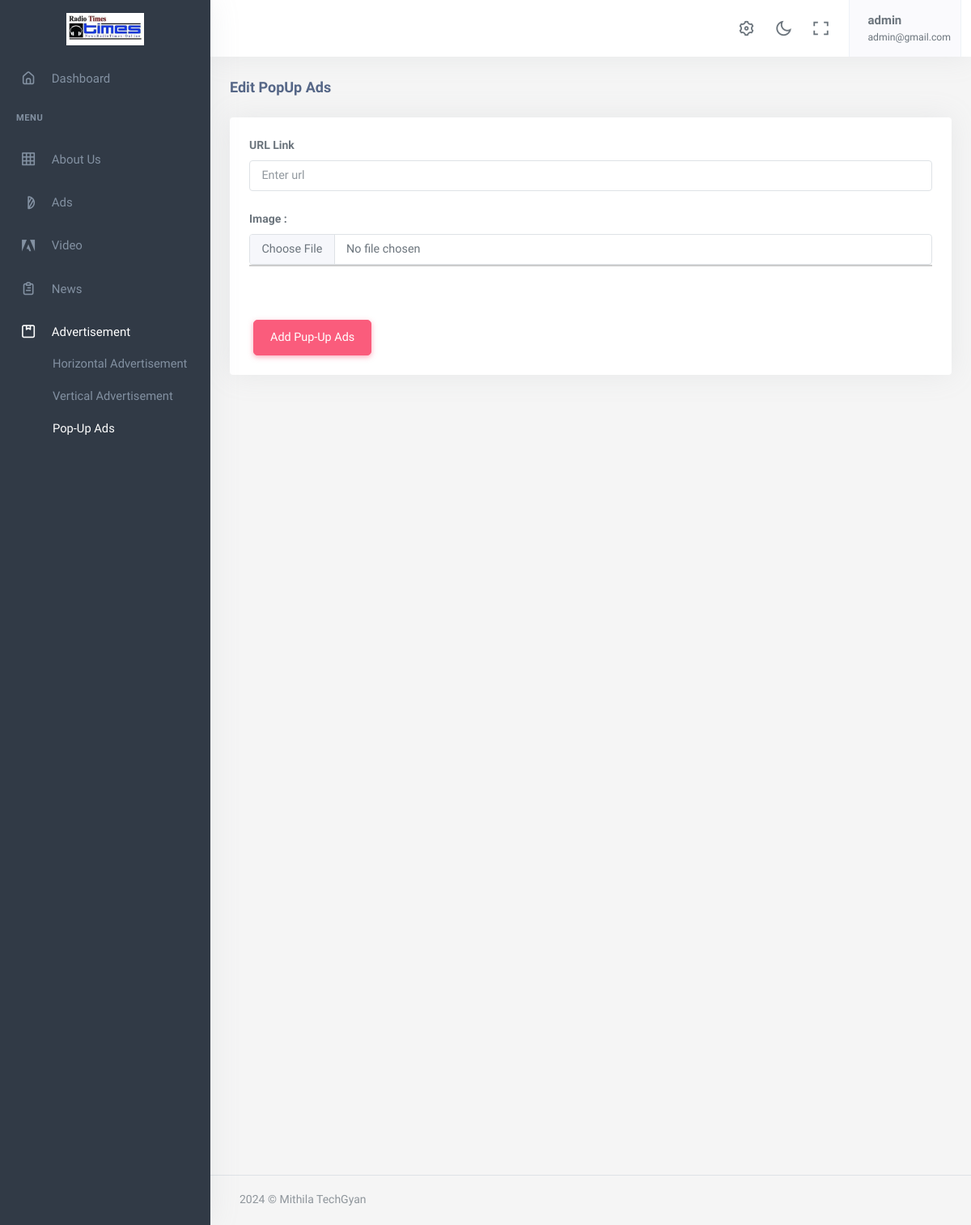
Screenshot of /dashboard/pop-up-ads (signed in) with the database file from the repository.
### account/models.py (models this page shows, shortened)
class User(AbstractBaseUser, PermissionsMixin):
  email = models.EmailField(
      verbose_name='Email',
      max_length=255,
      unique=True,
  )
  fullname = models.CharField(max_length=200)
  is_editor = models.BooleanField(default=False)
  is_active = models.BooleanField(default=True)
  is_staff= models.BooleanField(default=True)
  phone_No = models.CharField(max_length=150, null=True, blank=True)
  image = models.ImageField(upload_to="image/", null=True, blank=True)
  address = models.CharField(max_length=150, null=True, blank=True)
  created_at = models.DateField(auto_now_add=True, null=True, blank=True)
  updated_at = models.DateField(auto_now=True, null=True, blank=True)
  objects = UserManager()
  USERNAME_FIELD = 'email'
  REQUIRED_FIELDS = ['fullname','phone_No']

### app/models.py (models this page shows)
class AboutUS(models.Model):
    logo= models.ImageField(upload_to='logoimage/')
    title = models.CharField(max_length=1000)
    address = models.CharField(max_length=1000)
    email = models.EmailField()
    website = models.URLField()
    DepartmentRegistrationNo = models.CharField(max_length=150)
    contactNo= models.CharField(max_length=15)
    editor = models.CharField(max_length=200)
    facebookUrl =models.URLField(null=True, blank=True)
    twitterUrl =models.URLField(null=True, blank=True)
    youtubeUrl =models.URLField(null=True, blank=True)
    tiktokUrl = models.URLField(null=True, blank=True)
    locationUrl=models.URLField(null=True, blank=True,max_length=1000)
    class Meta:
        ordering =['-id',]

### app2/decorators.py (the view)
    def wrapper_fun(request, *args, **kwargs):
        if request.user.is_authenticated:
            return view_fun(request, *args, **kwargs)
        else:
            messages.warning(request,"Login required...")
            return redirect('dashboard:login')

### app2/forms.py
class PopUpAdsForm(forms.ModelForm):
    class Meta:
        model = PopUpAds
        fields ='__all__'

### app/context_processors.py (called while the page is built)
def mainCategories(request):
    allCategories = MainCategorie.objects.all().order_by('ordering')
    subcategories = SubCategorie.objects.all().order_by('ordering')
    return({
        'allCategories':allCategories,
        'subcategories':subcategories,
        'sidemenu': allCategories,
        'othermenu[10:]':allCategories,
    })

def aboutUs(request):
    about = AboutUS.objects.first()
    return({
        'about':about,
    })

def horizontal_ad(request):
    ad = HorizontalAds.objects.filter(positionNumber='first',page='home_page', show=True).first()
    return({
        'horizontal_ad':ad,
    })

def verticle_ad(request):
    ad = VerticleAds.objects.all()
    return({
        'verticle_ad':ad,
    })

def video(request):
    vd = Video.objects.all()
    return({
        'video':vd,
    })

### app2/templates/app2/popupads.html (shortened to what this page needs)
{% extends 'app2/base.html' %}
{% load static %}
{% block body %}
            <div class="content-page">
                <div class="content">
                    <div class="container-fluid">
                        <div class="row">
                            <div class="col-12">
                                <div class="page-title-box">
                                    <h4 class="page-title">{% if instance %}Edit PopUp Ads{% else %}Edit PopUp Ads{% endif %}
                                    </h4>
                                </div>
                            </div>
                        </div>
                        <form method="post" enctype="multipart/form-data" action="{% if instance %}{% url 'dashboard:popUpAds' %}{% else %}{% url 'dashboard:popUpAds' %}{% endif %}">
                        <div class="row">
                            <div class="col-12">
                                <div class="card">
                                    <div class="card-body">
                                        <div class="row">
                                            <div class="col-xl-12">
                                                <div class="mb-3">
                                                    <label for="{{ form.url.id_for_label }}" class="form-label">URL Link</label>
                                                    <input type="url" name="{{ form.url.name }}" id="{{ form.url.id_for_label }}" class="form-control"
                                                           value="{% if instance %}{{ instance.url }}{% endif %}" placeholder="Enter url">
                                                </div>
                                                <div class="mb-3 mt-3 mt-xl-0">
                                                    <label for="{{ form.image.id_for_label }}" class="form-label">Image :</label>
                                                    <input type="file" name="{{ form.image.name }}" id="{{ form.image.id_for_label }}" class="form-control custom-class" {% if not instance %}required{% endif %} onchange="showPreview(this);">
                                                    <div id="imageContainer" style="width:auto; height:auto;">
                                                    </div>
                                                </div><br><br>
                                            </div>
                                            </div>
                                            <div class="col-auto">
                                            {% if instance %}
                                                <button type="submit" class="btn btn-danger chat-send waves-effect waves-light">Update Pup-Up Ads</button>
                                            {% else %}
                                                <button type="submit" class="btn btn-danger chat-send waves-effect waves-light">Add Pup-Up Ads</button>
                                            {% endif %}
                                            </div>
                                        </div>
                                </div>
                            </div>
                        </div>
                    </form>
                    </div>
                </div>
       {%endblock%}

### app2/templates/app2/base.html (shortened to what this page needs)
{% load static %}
<!DOCTYPE html>
<html lang="en">
    <head>
        <link rel="stylesheet" href="{% static 'app2/assets/vendor/jquery-toast-plugin/jquery.toast.min.css'%}">
        <link href="{% static 'app2/assets/css/app-saas.min.css'%}" rel="stylesheet" type="text/css" id="app-style" />
        <link href="{% static 'app2/assets/css/icons.min.css'%}" rel="stylesheet" type="text/css" />
        <link href="{% static 'app2/assets/vendor/bootstrap-datepicker/css/bootstrap-datepicker.min.css'%}" rel="stylesheet" type="text/css" />
        <link href="{% static 'app2/assets/vendor/select2/css/select2.min.css'%}" rel="stylesheet" type="text/css" />
        <link href="{% static 'app2/assets/vendor/datatables.net-bs5/css/dataTables.bootstrap5.min.css'%}" rel="stylesheet" type="text/css" />
        <link href="{% static 'app2/assets/vendor/datatables.net-responsive-bs5/css/responsive.bootstrap5.min.css'%}" rel="stylesheet" type="text/css" />
        <link href="{% static 'app2/assets/css/app-saas.min.css'%}" rel="stylesheet" type="text/css" id="app-style" />
        <link href="{% static 'app2/assets/css/icons.min.css'%}" rel="stylesheet" type="text/css" />
        <link href="https://cdn.jsdelivr.net/npm/summernote@0.8.16/dist/summernote-lite.min.css" rel="stylesheet">
    </head>
    <link rel="stylesheet" href="https://maxcdn.bootstrapcdn.com/font-awesome/4.7.0/css/font-awesome.min.css">
    <body>
        <div class="wrapper">
            <div class="navbar-custom">
                <div class="topbar container-fluid justify-content-between">
                    <div class="d-flex align-items-center  gap-lg-2 gap-1">
                        <button class="button-toggle-menu sm:float-end">
                            <i class="mdi mdi-menu"></i>
                        </button>
                    </div>
                    <ul class="topbar-menu d-flex align-items-center gap-3">
                        <li class="d-none d-sm-inline-block">
                            <a class="nav-link" data-bs-toggle="offcanvas" href="#theme-settings-offcanvas">
                                <i class="ri-settings-3-line font-22"></i>
                            </a>
                        </li>
                        <li class="d-none d-sm-inline-block">
                            <div class="nav-link" id="light-dark-mode" data-bs-toggle="tooltip" data-bs-placement="left" title="Theme Mode">
                                <i class="ri-moon-line font-22"></i>
                            </div>
                        </li>
                        <li class="d-none d-md-inline-block">
                            <a class="nav-link" href="#" data-toggle="fullscreen">
                                <i class="ri-fullscreen-line font-22"></i>
                            </a>
                        </li>
                        <li class="dropdown">
                            <a class="nav-link dropdown-toggle arrow-none nav-user px-2" data-bs-toggle="dropdown" href="#" role="button" aria-haspopup="false" aria-expanded="false">
                                <span class="d-lg-flex flex-column gap-1 d-none">
                                    <h5 class="my-0"> {{request.user.fullname}}</h5>
                                    <h6 class="my-0 fw-normal">{{request.user.email}}</h6>
                                </span>
                            </a>
                        </li>
                    </ul>
                </div>
            </div>
            <div class="leftside-menu">
                <a href="{% url 'dashboard:index' %}" class="logo logo-light">
                    <span class="logo-lg">
                        <img src="{{about.logo.url}}" alt="logo" style="height: 40px;">
                    </span>
                </a>
                <div class="h-100" id="leftside-menu-container" data-simplebar>
                    <ul class="side-nav">
                        <li class="side-nav-item">
                            <a href="{% url 'dashboard:index' %}" class="side-nav-link">
                                <i class="uil-home-alt"></i>
                                <span> Dashboard </span>
                            </a>
                        </li>
                        <li class="side-nav-title">Menu</li>
                        <li class="side-nav-item">
                            <a data-bs-toggle="collapse" href="#sidebarPages2" aria-expanded="false" aria-controls="sidebarPages" class="side-nav-link">
                                <i class="uil-table"></i>
                                <span> About Us </span>
                                <span class="menu-arrow"></span>
                            </a>
                        </li>
                        <li class="side-nav-item">
                            <a href="{% url 'dashboard:ads' %}" class="side-nav-link">
                                <i class="uil-adjust-alt"></i>
                                <span> Ads </span>
                            </a>
                        </li>
                        <li class="side-nav-item">
                            <a href="{% url 'dashboard:video' %}" class="side-nav-link">
                                <i class="uil-adobe"></i>
                                <span> Video </span>
                            </a>
                        </li>
                        <li class="side-nav-item">
                            <a data-bs-toggle="collapse" href="#sidebarPages" aria-expanded="false" aria-controls="sidebarPages" class="side-nav-link">
                                <i class="uil-clipboard-alt"></i>
                                <span> News </span>
                                <span class="menu-arrow"></span>
                            </a>
                        </li>
                        <li class="side-nav-item">
                            <a data-bs-toggle="collapse" href="#sidebarPages1" aria-expanded="false" aria-controls="sidebarPages" class="side-nav-link">
                                <i class="uil-package"></i>
                                <span> Advertisement </span>
                                <span class="menu-arrow"></span>
                            </a>
                            <div class="collapse" id="sidebarPages1">
                                <ul class="side-nav-second-level">
                                    <li>
                                        <a href="{% url 'dashboard:horizontalAds' %}">Horizontal Advertisement</a>
                                    </li>
                                  <li>
                                        <a href="{% url 'dashboard:verticleAds' %}">Vertical Advertisement</a>
                                    </li>
                                    <li>
                                        <a href="{% url 'dashboard:popUpAds' %}">Pop-Up Ads</a>
                                    </li>
                                </ul>
                            </div>
                        </li>
                    </ul>
                </div>
            </div>
  {% block body %}
  {% endblock  %}
        <footer class="footer">
            <div class="container-fluid">
                <div class="row">
                    <div class="col-md-6">
                        <script>document.write(new Date().getFullYear())</script> © Mithila TechGyan
                    </div>
                    <div class="col-md-6">
                    </div>
                </div>
            </div>
        </footer>
    </div>
    </div>
                        </body>
                        </html>

### app2/templates/app2/base.html (style rules this page uses)
.btn { margin: 0 5px; padding: 10px 20px; border-radius: 5px; cursor: pointer; }
#imageContainer { max-width: 100%; max-height: 80%; border: 1px solid #ccc; display: flex; align-items: center; justify-content: center; overflow: hidden; }

### rows the page displays
User: user.fullname "admin", user.email "admin@gmail.com"
AboutUS: logo (picture)
